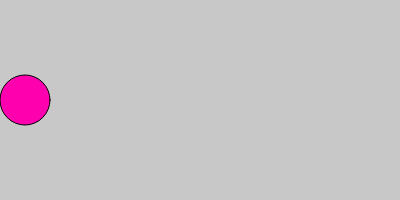
Frame 1 (no input)
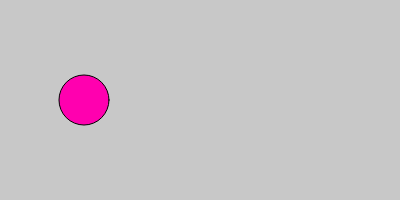
Frame 60 (no input)
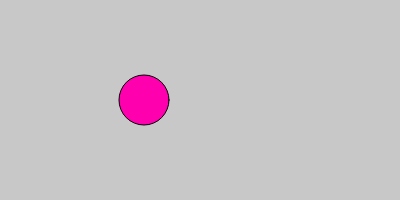
Frame 120 (the mouse pressed at the canvas centre since frame 60)

The p5.js sketch that drew these frames (run headless with seeded random() and noise() and a simulated clock; from frame 60 on, the mouse is pressed at the canvas centre):

// p5.js sketch
// ── sketch.js
// BUTTON - SLIDER - CHECKBOX - UI via jht
// https://editor.p5js.org/benjamin.bergery/sketches/nfV8UCcHw

let bg_color = 200;
let a_width = 50;
let a_x = 50;
let a_crawl = true;

function setup() {
  createCanvas(400, 200);

  build_ui();
}

function draw() {
  background(bg_color);
  
  fill(255, 0, 175);
  circle(a_x-a_width/2, 100, a_width)
  // circle(a_x, 100, a_width)
  
  if (a_crawl) {
    a_x += 1;
    if (a_x-a_width > width) {
    // if (a_x > width) {
      a_x = 0;
    }
  }
}

// Connecting ui directly to variables.
//
function build_ui() {
  // Force DOM ui below canvas
  createP();

  createButton('changeColor').mousePressed(function() {
    bg_color = random(255);
  });
  createP();

  // createSlider(min, max, [value], [step])
  createSlider(0, 200, a_width).input(function() {
    a_width = this.value();
  });
  createP();

  // createCheckbox([label], [value])
  createCheckbox('Crawl', a_crawl).changed(function() {
    a_crawl = this.checked();
  });
}

// NOTE: function ()
// NOTE: DOM variables local
// TODO: have circle move on startup
// TODO: Add a variable and a button to change direction
// TODO: Add slider for speed
// TODO-Challenge: Add slider to adjust size of circle
// TODO-Challenge: Change to bounce motion

// https://editor.p5js.org/jht1493/sketches/mdhUP_wTu
